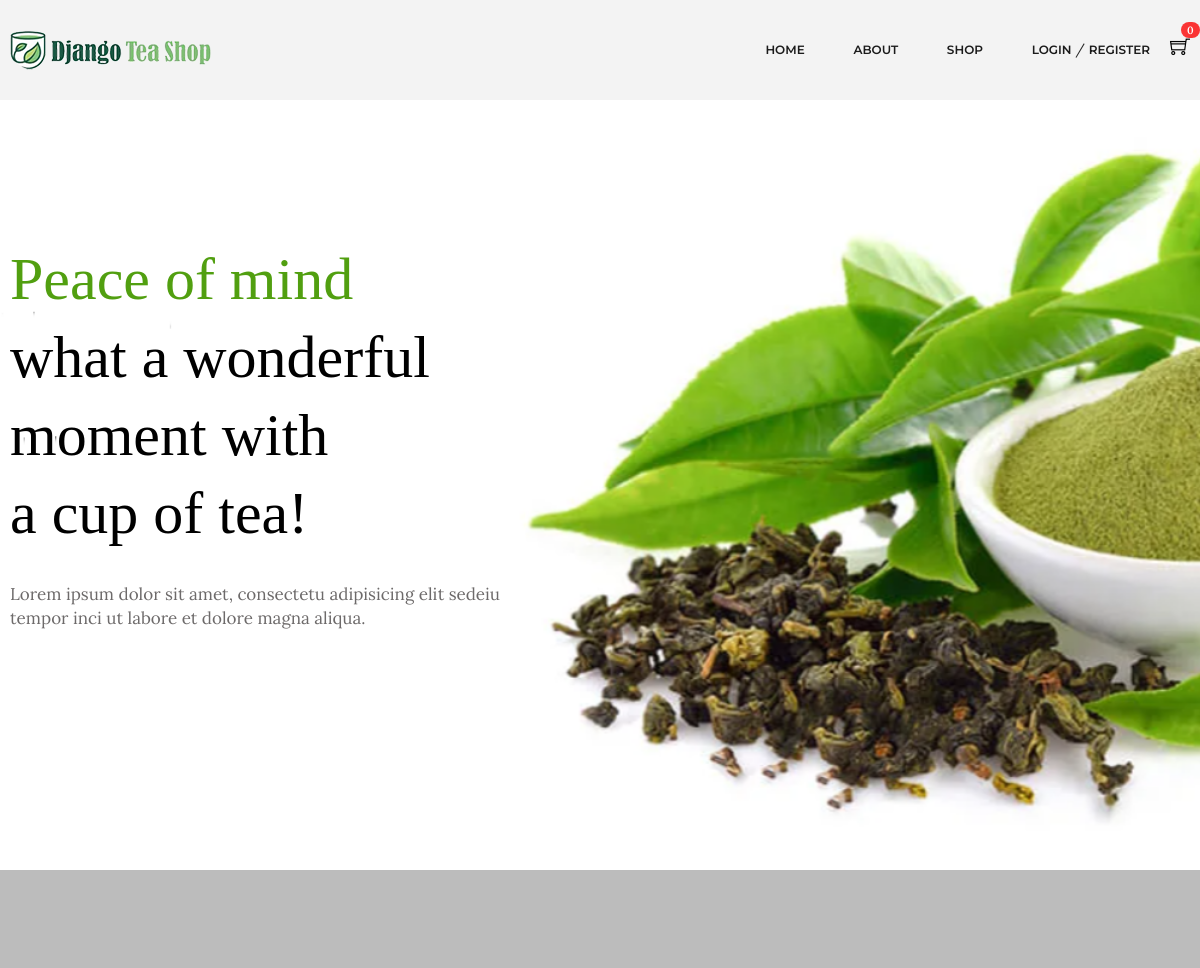
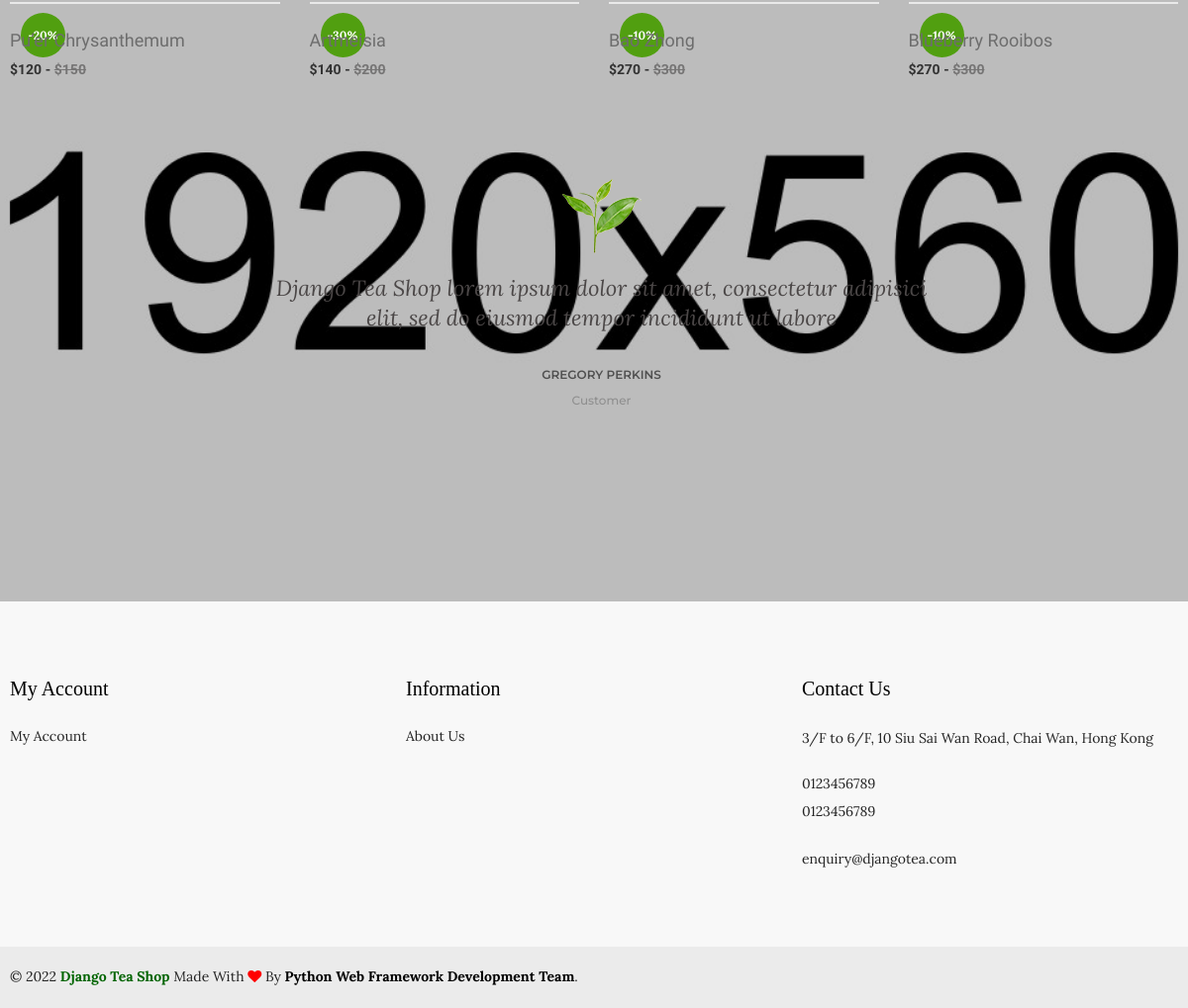
The page / on the database its author committed (2 pictures, top to bottom).
### shop/models.py (models this page shows, shortened)
class Product(models.Model):
    tea_name = models.CharField(max_length=100, unique=True)
    tea_type = models.CharField(max_length=100)
    slug = models.SlugField(max_length=100, unique=True)
    origin = models.CharField(max_length=100)
    color = models.CharField(max_length=50, blank=True)
    aroma = models.CharField(max_length=100, blank=True)
    taste = models.CharField(max_length=100, blank=True)
    tea_nature  = models.CharField(max_length=100, blank=True)
    is_available = models.BooleanField(default=True)
    is_new = models.BooleanField(default=False)
    properties = models.TextField(max_length=300, blank=True)
    weight = models.IntegerField()
    original_price = models.IntegerField()
    discounted_price = models.IntegerField()
    discount_rate = models.IntegerField(blank=True)
    photo_1 = models.ImageField(upload_to='photos/%Y/%m/%d', blank=True)
    photo_1_t = models.ImageField(upload_to='photos/%Y/%m/%d', blank=True)
    photo_1_z = models.ImageField(upload_to='photos/%Y/%m/%d', blank=True)
    photo_2 = models.ImageField(upload_to='photos/%Y/%m/%d', blank=True)
    photo_2_t = models.ImageField(upload_to='photos/%Y/%m/%d', blank=True)
    photo_2_z = models.ImageField(upload_to='photos/%Y/%m/%d', blank=True)
    photo_3 = models.ImageField(upload_to='photos/%Y/%m/%d', blank=True)
    photo_3_t = models.ImageField(upload_to='photos/%Y/%m/%d', blank=True)
    photo_3_z = models.ImageField(upload_to='photos/%Y/%m/%d', blank=True)
    photo_4 = models.ImageField(upload_to='photos/%Y/%m/%d', blank=True)
    photo_4_t = models.ImageField(upload_to='photos/%Y/%m/%d', blank=True)
    photo_4_z = models.ImageField(upload_to='photos/%Y/%m/%d', blank=True)
    created_date = models.DateTimeField(default=datetime.now)
    modified_date = models.DateTimeField(default=datetime.now)
    stars = models.IntegerField()
    store = models.IntegerField()
    category = models.ForeignKey(Category, on_delete=models.CASCADE)
    def get_url(self):
        return reverse('product_detail', args=[self.category.slug, self.slug])

### pages/views.py (the view)
# urls.py: path('', views.index, name="index"),
def index(request):
    products = Product.objects.all().filter(is_available=True)
    context = {
        'products': products,
    }
    return render(request, "pages/index.html", context)

### carts/context_processors.py (called while the page is built)
def counter(request):
    cart_count = 0
    if 'admin' in request.path:
        return {}
    else:
        try:
            cart = Cart.objects.filter(cart_id=_cart_id(request))
            if request.user.is_authenticated:
                cart_items = CartItem.objects.all().filter(user=request.user)
            else:
                cart_items = CartItem.objects.all().filter(cart=cart[:1])
            for cart_item in cart_items:
                cart_count += cart_item.quantity
        except cart.DoesNotExist:
            cart_count = 0
    return dict(cart_count=cart_count)

### carts/views.py (called while the page is built)
def _cart_id(request):
    cart = request.session.session_key
    if not cart:
        cart = request.session.create()
    return cart

### category/context_processors.py (called while the page is built)
def menu_links(request):
    links = Category.objects.all()
    return dict(links=links)

### templates/pages/index.html (shortened to what this page needs)
{% extends 'base.html' %}
{% load static %}
{% block content %}
<div class="slider-area">
  <div class="slider-active owl-dot-style owl-carousel">
    <div
      class="single-slider ptb-240 bg-img"
      style="background-image: url(../static/img/slider/slider-1.jpg)"
    >
      <div class="container">
        <div class="slider-content slider-animated-1">
          <h1 class="animated">
            <span class="theme-color">Peace of mind</span>
          </h1>
          <h1 class="animated">
            what a wonderful <br />moment with <br />a cup of tea!
          </h1>
          <p>
            Lorem ipsum dolor sit amet, consectetu adipisicing elit sedeiu
            tempor inci ut labore et dolore magna aliqua.
          </p>
        </div>
      </div>
    </div>
  </div>
</div>
<div class="product-area bg-image-1 pt-100 pb-95">
  <div class="container">
    <div class="featured-product-active owl-carousel product-nav">
      {% if products %} {% for product in products %}
      <div class="product-wrapper">
        <div class="product-img">
          {% if product.discount_rate %}
          <span>-{{ product.discount_rate }}%</span>
          {% endif %}
        </div>
        <div class="product-content text-left">
          <div class="product-hover-style">
            <div class="product-title">
              <h4>
                <a href="product-details.html">{{ product.tea_name }}</a>
              </h4>
            </div>
          </div>
          <div class="product-price-wrapper">
            <span>${{ product.discounted_price }} -</span>
            <span class="product-price-old"
              >${{ product.original_price }}
            </span>
          </div>
        </div>
      </div>
      {% endfor %} {% endif %}
    </div>
  </div>
  <div class="testimonials-area bg-img pt-100 pb-100">
    <div class="container">
      <div class="row">
        <div class="col-lg-12 col-md-12 col-12">
          <div class="testimonial-active owl-carousel">
            <div class="single-testimonial text-center">
              <div class="testimonial-img">
                <img alt="" src="{% static 'img/icon-img/testi.png' %}" />
              </div>
              <p>
                Django Tea Shop lorem ipsum dolor sit amet, consectetur
                adipisici elit, sed do eiusmod tempor incididunt ut labore
              </p>
              <h4>Gregory Perkins</h4>
              <h5>Customer</h5>
            </div>
          </div>
        </div>
      </div>
    </div>
  </div>
</div>
{% endblock %}

### djangoteashop/static/css/ui.css (style rules this page uses)
html { font-family: "Inter", sans-serif; font-size: 15px; }
[class*=hover-] { transition: 0.5s; }
p:last-child { margin-bottom: 0; }

### rows shown on the page
Product: discount_rate "20", tea_name "Pu’er Chrysanthemum", discounted_price "120", original_price "150"
Product: discount_rate "30", tea_name "Artmeisia", discounted_price "140", original_price "200"
Product: discount_rate "10", tea_name "Bao Zhong", discounted_price "270", original_price "300"
Product: discount_rate "10", tea_name "Blueberry Rooibos", discounted_price "270", original_price "300"

### other values the page prints
{{ cart_count }} "0"
